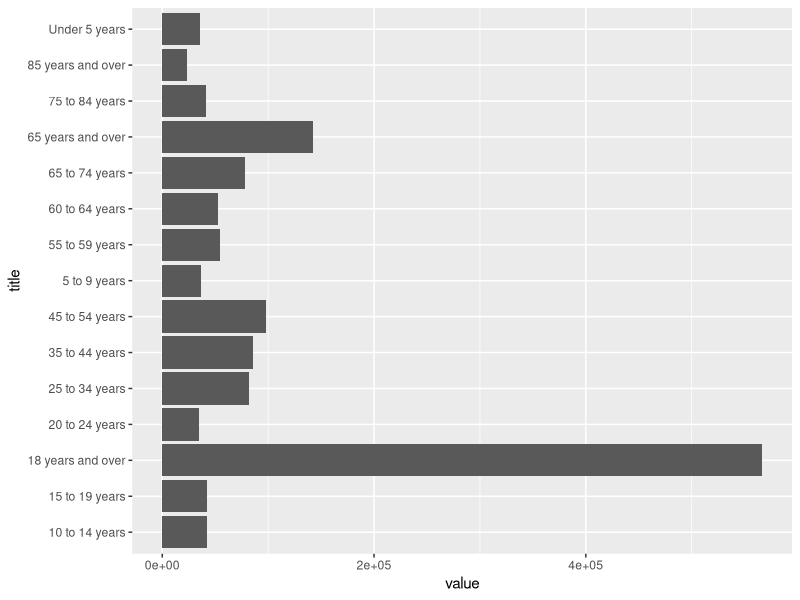

Reproduce this figure in R.
library(dplyr)
library(readr)
library(ggplot2)
library(stringr)

#testing out a ranking process to see if it could work
x <- rnorm(10, mean = 100, sd=3)
y <- rnorm(10, mean = 100, sd=3)

test <- rbind(x,y)

test

rank(x)
rank(y)

t(apply(test, 1, rank))
#rank appears to score the LOWEST value as #1
#####

#Now to the real data
# https://www.census.gov/mycd/?st=42&cd=18   #2016 ACS-1 by CD


pa_all <- read_csv("Pennsylvania_All_Districts.csv", 
                                       col_types = cols(`District 01 MOE` = col_skip(), 
                                                        `District 02 MOE` = col_skip(), 
                                                        `District 03 MOE` = col_skip(),
                                                        `District 04 MOE` = col_skip(), 
                                                        `District 05 MOE` = col_skip(), 
                                                        `District 06 MOE` = col_skip(),
                                                        `District 07 MOE` = col_skip(), 
                                                        `District 08 MOE` = col_skip(), 
                                                        `District 09 MOE` = col_skip(), 
                                                        `District 10 MOE` = col_skip(),
                                                        `District 11 MOE` = col_skip(), 
                                                        `District 12 MOE` = col_skip(), 
                                                        `District 13 MOE` = col_skip(),
                                                        `District 14 MOE` = col_skip(), 
                                                        `District 15 MOE` = col_skip(), 
                                                        `District 16 MOE` = col_skip(),
                                                        `District 17 MOE` = col_skip(), 
                                                        `District 18 MOE` = col_skip()
                                                     
                                                        )
                                       )
# View(pa_all)
str(pa_all)

colnames(pa_all) <- c("topic", "subject", "title", "dist01", "dist02", "dist03","dist04","dist05","dist06","dist07","dist08",
                      "dist09","dist10","dist11","dist12","dist13","dist14","dist15","dist16","dist17","dist18")

#some columns came as chr, convert to numeric
pa_all$dist01 <- as.numeric(pa_all$dist01)
pa_all$dist02 <- as.numeric(pa_all$dist02)
pa_all$dist14 <- as.numeric(pa_all$dist14)



numbersonly <- pa_all[4:21]
categories <- pa_all[1:3]
numbersonly

rankings <- round(t(apply(numbersonly, 1, rank)))
rankings

c <- cbind(numbersonly, rankings)
cc <- cbind(categories, c)  

str(cc)
# View(cc)

temp <- t(cc[199,])
write.csv(temp, "temp_medincome.csv")


#pulling out just the ranking for PA-18th
names(cc)
cc[ , c(1,2,3,21,39)]

#new object with just the results
pa18only <- cc[ , c(1,2,3,21,39)]


pa18only$topic <- as.factor(pa18only$topic)
pa18only$subject <- as.factor(pa18only$subject)
pa18only$title <- as.factor(pa18only$title)
colnames(pa18only) <- c("topic", "subject", "title", "value", "ranking")
head(pa18only, 10)
str(pa18only)

# View(pa18only)

write.csv(pa18only, "pa18_demosandrank.csv")


##trying out some charts
#note: str_detect below looks for "contains" a string pattern


#age breakdown
byage <- pa18only %>% 
  filter(subject == "Sex and Age", 
         str_detect(title, "years"),
         str_detect(title, "Median") == FALSE
         )

ggplot(byage, aes(x=title, y=value)) +
  geom_col() +
  coord_flip()
  

